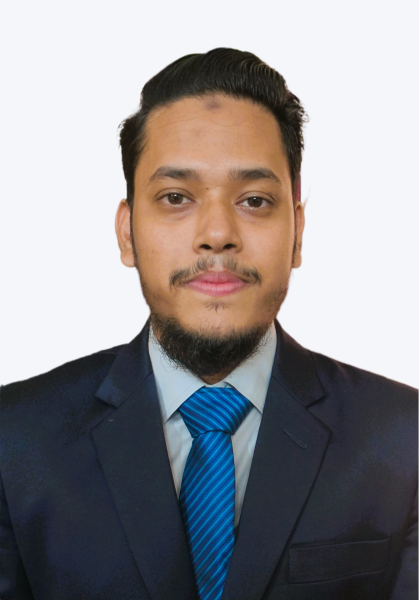
#> input picture Phase_02/01_opencv/Phase_08_Face_&_Object_Detection/habib.png, 419 x 600 px
$ jupyter execute face_eye_smile.ipynb
#> lines starting #> are read from the running program, lines starting #| are printed output that depends on the picture; after the words box and inside, x2 and y2 are one past the last pixel; in counts of white or black regions, pixels touching at a corner belong together
[cell 1]
import cv2
import os
import sys

[cell 2]
# 1. Load classifiers using OpenCV's built-in universal paths
face_cascade = cv2.CascadeClassifier(cv2.data.haarcascades + "haarcascade_frontalface_default.xml")
eye_cascade = cv2.CascadeClassifier(cv2.data.haarcascades + "haarcascade_eye.xml")
smile_cascade = cv2.CascadeClassifier(cv2.data.haarcascades + "haarcascade_smile.xml")

[cell 3]
# 2. Test Image Setup
image_name = "habib.png"

if not os.path.exists(image_name):
    print(f"Error: '{image_name}' not found. Please place an image in this folder named 'test_face.jpg'.")
    sys.exit()

[cell 4]
# Load and process image
frame = cv2.imread(image_name)
#> frame is the input picture: shape (600, 419, 3); mean B, G, R 144.1, 142.2, 144.5
gray = cv2.cvtColor(frame, cv2.COLOR_BGR2GRAY)
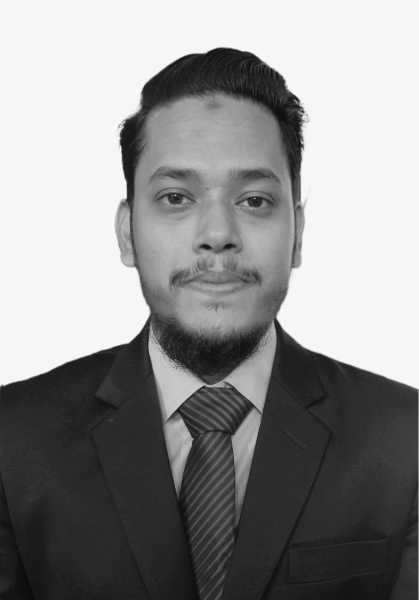
#> gray: shape (600, 419); min 10, max 246, mean 143.1

[cell 5]
# 3. Detect Faces
faces = face_cascade.detectMultiScale(gray, 1.1, 7)
#> faces = [[110, 111, 215, 215]]

print(f"Detected {len(faces)} face(s). Processing details...")
#> (printed output is left out)

[cell 6]
# 4. Process within the face loop (FIXED INDENTATION SCOPE)
for (x, y, w, h) in faces:
    # Draw blue rectangle around face
    cv2.rectangle(frame, (x, y), (x + w, y + h), (255, 0, 0), 2)

    # Define Region of Interest (ROI) specifically inside the detected face bounding box
    roi_gray = gray[y : y + h, x : x + w]
    roi_color = frame[y : y + h, x : x + w]

    # 5. Detect Eyes (Using the gray ROI)
    eyes = eye_cascade.detectMultiScale(roi_gray, 1.1, 10)
    if len(eyes) > 0:  # FIXED: Changed from >= 0 to > 0
        cv2.putText(
            frame,
            "Eyes detected",
            (x, y - 35),  # Shifted up slightly
            cv2.FONT_HERSHEY_SIMPLEX,
            0.6,
            (0, 255, 0),
            2
        )
        # Optional: Draw boxes around the eyes inside the face
        for (ex, ey, ew, eh) in eyes:
            cv2.rectangle(roi_color, (ex, ey), (ex + ew, ey + eh), (0, 255, 0), 1)

    # 6. Detect Smile (Using the gray ROI)
    smile = smile_cascade.detectMultiScale(roi_gray, 1.1, 25) # Bumped minNeighbors to 25 to prevent false positives
    if len(smile) > 0:  # FIXED: Changed from >= 0 to > 0
        cv2.putText(
            frame,
            "Smile detected!",
            (x, y - 10),  # FIXED: Changed coordinate so it doesn't overlap "Eyes detected"
            cv2.FONT_HERSHEY_SIMPLEX,
            0.6,
            (0, 0, 255),
            2
        )
#> this loop made 1 pass
#> (x, y, w, h, eyes, smile) on pass 1: (110, 111, 215, 215, [[37, 61, 53, 53], [119, 65, 51, 51]], [[58, 151, 96, 48]])
#> pass 1, `roi_gray = gray[y : y + h, x : x + w]`:
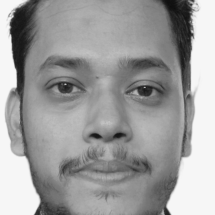
#> roi_gray: shape (215, 215); min 14, max 246, mean 157.3
#> pass 1, `roi_color = frame[y : y + h, x : x + w]`:
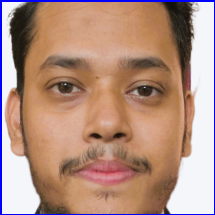
#> roi_color: shape (215, 215, 3); mean B, G, R 128.7, 143.8, 179.1
#> after the loop:
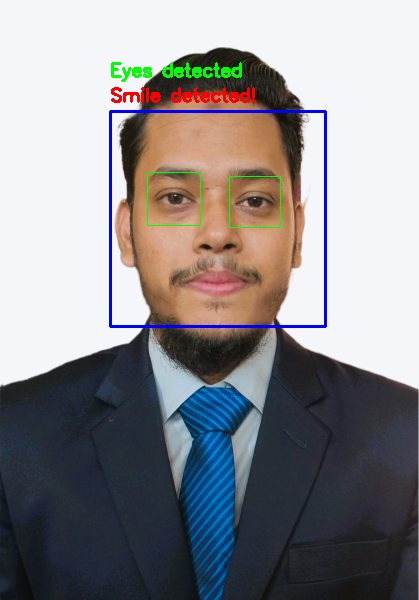
#> frame: shape (600, 419, 3); 2.02% of pixels changed, all inside (x1, y1, x2, y2) = (109, 62, 327, 328)
#> after the loop:
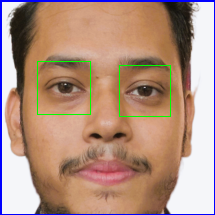
#> roi_color: shape (215, 215, 3); 0.9% of pixels changed, all inside (x1, y1, x2, y2) = (37, 61, 171, 117)

[cell 7]
# 7. Show Final Result
cv2.imshow("SMART FACE DETECTOR - TEST MODE", frame)
print("Press any key on the image window to exit.")
cv2.waitKey(0)
cv2.destroyAllWindows()
cv2.imwrite("face_eye_smile_result.png", frame)  # Optional: Save the result image to disk
#> Out = True
